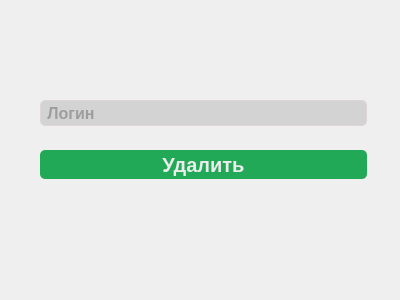
<?xml version="1.0" encoding="UTF-8"?>
<ui version="4.0">
 <class>delUser</class>
 <widget class="QDialog" name="delUser">
  <property name="geometry">
   <rect>
    <x>0</x>
    <y>0</y>
    <width>400</width>
    <height>300</height>
   </rect>
  </property>
  <property name="windowTitle">
   <string>Dialog</string>
  </property>
  <widget class="QPushButton" name="delUserButton">
   <property name="geometry">
    <rect>
     <x>40</x>
     <y>140</y>
     <width>327</width>
     <height>39</height>
    </rect>
   </property>
   <property name="cursor">
    <cursorShape>PointingHandCursor</cursorShape>
   </property>
   <property name="styleSheet">
    <string notr="true">background:#128A42;
	color:#fff;
width: 99%;
	padding: 3%;
	background: #21A957;
	font-family: 'Arial', sans-serif;
	color: #ECECEC;
	font-size: 20px;
	font-weight:500;
	border-radius: 5px;
	margin-top:10px;</string>
   </property>
   <property name="text">
    <string>Удалить</string>
   </property>
  </widget>
  <widget class="QLineEdit" name="username">
   <property name="geometry">
    <rect>
     <x>40</x>
     <y>90</y>
     <width>327</width>
     <height>36</height>
    </rect>
   </property>
   <property name="styleSheet">
    <string notr="true">text-align:left;
	background:#D3D3D3;;
	font-family: 'Open Sans', sans-serif;
	color: #676767;
	font-weight:600;
	font-size: 16px;
	border-radius: 5px;
	border:1px solid #DED6D6;
	width:0%;
	margin-top:10px;</string>
   </property>
   <property name="echoMode">
    <enum>QLineEdit::Normal</enum>
   </property>
   <property name="placeholderText">
    <string> Логин</string>
   </property>
  </widget>
 </widget>
 <resources/>
 <connections/>
</ui>
